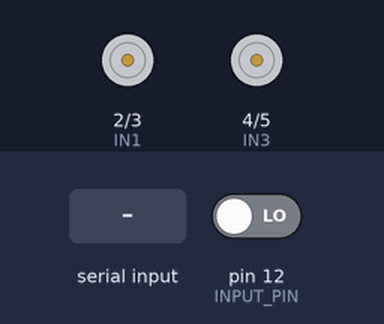
Recording of a sketch running on a simulated Arduino Uno, built with avr-gcc and run on an emulated ATmega328P. Shown: motor-driver pin pairs drawn as motors (green arrow = first pin HIGH = forward, orange = second pin HIGH = backward, longer = more drive, scaled by the enable pin). Inputs (shaded band) come from the test bench; at power-on: pin 12 (INPUT_PIN) LOW.

Above: at 1.2 s.
1.3 s: "90 45\n" received over the second serial link
At 1.7 s:
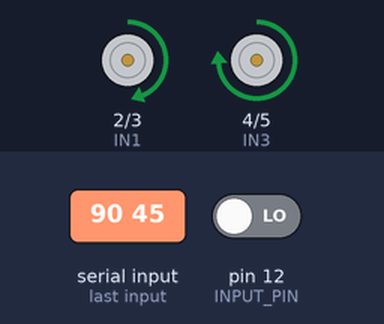
2.8 s: "30 150\n" received over the second serial link
At 4.0 s:
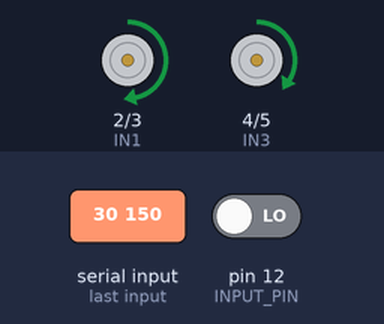
4.3 s: "1 90\n" received over the second serial link
At 5.2 s:
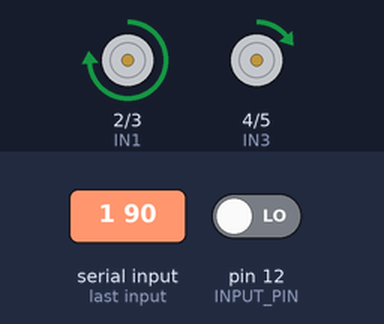
Timing chart, 0 to 7.3 s (numbered marks = the images above; inputs shaded):
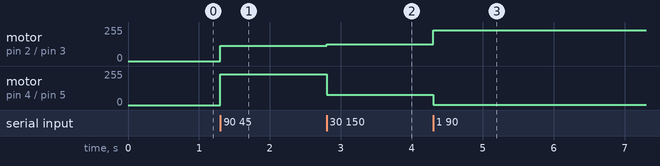

Measured:
- after the input at 1.3 s, motor on pin 2 (IN1) / pin 3 (IN2): stopped → forward 114/255 at once; motor on pin 4 (IN3) / pin 5 (IN4): stopped → forward 229/255 at once
- after the input at 2.8 s, motor on pin 2 (IN1) / pin 3 (IN2): forward 114/255 → forward 126/255 at once; motor on pin 4 (IN3) / pin 5 (IN4): forward 229/255 → forward 76/255 at once
- after the input at 4.3 s, motor on pin 2 (IN1) / pin 3 (IN2): forward 126/255 → forward 229/255 at once; motor on pin 4 (IN3) / pin 5 (IN4): forward 76/255 → forward 2/255 at once

The sketch:

Bluetooth_motor_controller.ino
```cpp
#include <SoftwareSerial.h>


// PINS DEFINITION //
SoftwareSerial BTSerial(10, 11);  // RX | TX
#define ENA 6
#define IN1 2
#define IN2 3
#define IN3 4
#define IN4 5
#define ENB 9

#define INPUT_PIN 12

//VARIABLES//
#define MAX_SPEED 255
float left_speed = 0.0;
float right_speed = 0.0;


void setup() {
  Serial.begin(9600);
  BTSerial.begin(9600);
  pinMode(ENA, OUTPUT);
  pinMode(ENB, OUTPUT);
  pinMode(IN1, OUTPUT);
  pinMode(IN2, OUTPUT);
  pinMode(IN3, OUTPUT);
  pinMode(IN4, OUTPUT);
}

void loop() {
  if (BTSerial.available()) {
    read_data(&left_speed, &right_speed);
  }
  control_motors(right_speed, left_speed);

  bool state = digitalRead(INPUT_PIN) == 1 ? true : false;
  if(state){
    BTSerial.println("metal detected");
  }
}

void read_data(float* left, float* right) {
  String data = BTSerial.readStringUntil('\n');
  int spaceIndex = data.indexOf(' ');
  if (spaceIndex != -1) {
    String float1String = data.substring(0, spaceIndex);
    String float2String = data.substring(spaceIndex + 1);
    *left = float1String.toFloat();
    *right = float2String.toFloat();
  }
}

void control_motors(float L, float R) {
  //LEFT MOTORS

  //RIGHT MOTORS
  if (R < 0) {
    digitalWrite(IN3, 0);
    digitalWrite(IN4, 1);
  } else if (R > 0) {
    digitalWrite(IN3, 1);
    digitalWrite(IN4, 0);
  } else {
    digitalWrite(IN3, 0);
    digitalWrite(IN4, 0);
  }
  analogWrite(ENB, map(abs(R), 0, 100, 0, MAX_SPEED));

  if (L < 0) {
    digitalWrite(IN1, 0);
    digitalWrite(IN2, 1);
  } else if (L > 0) {
    digitalWrite(IN1, 1);
    digitalWrite(IN2, 0);
  } else {
    digitalWrite(IN1, 0);
    digitalWrite(IN2, 0);
  }
  analogWrite(ENA, map(abs(L), 0, 100, 0, MAX_SPEED));
}
```
